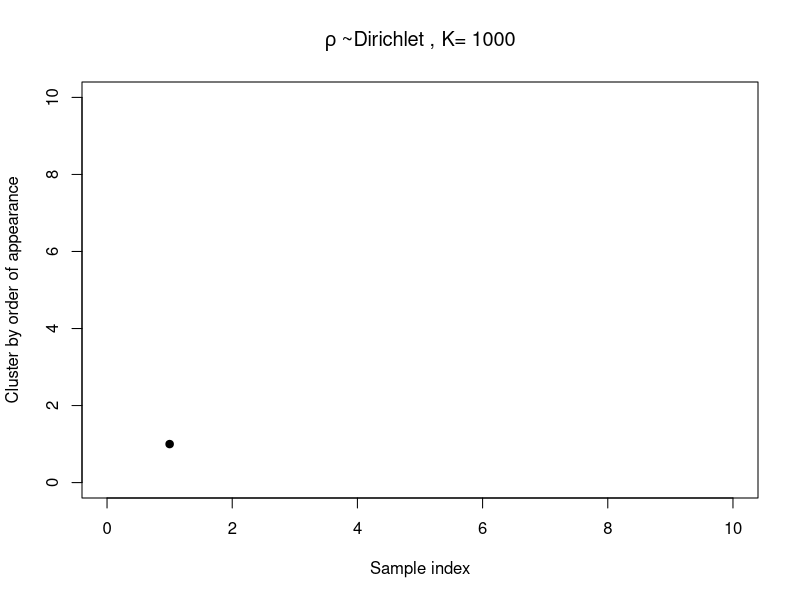
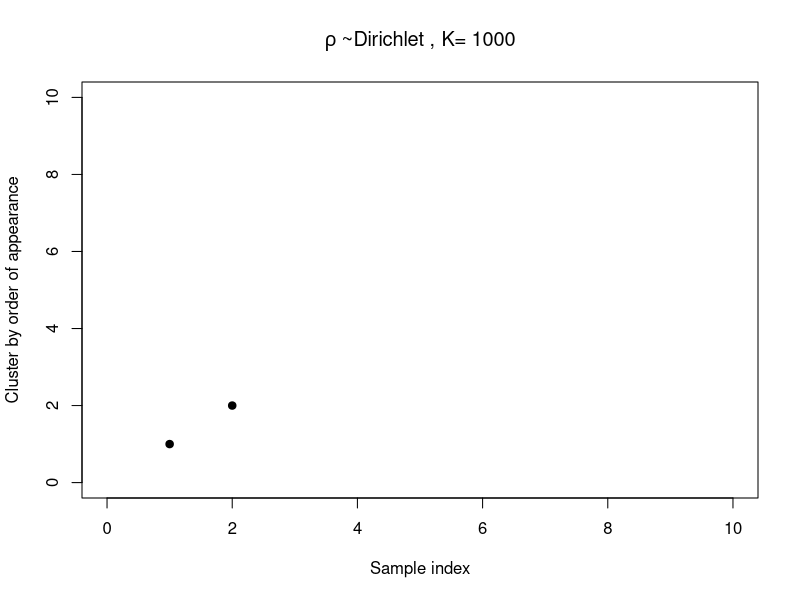
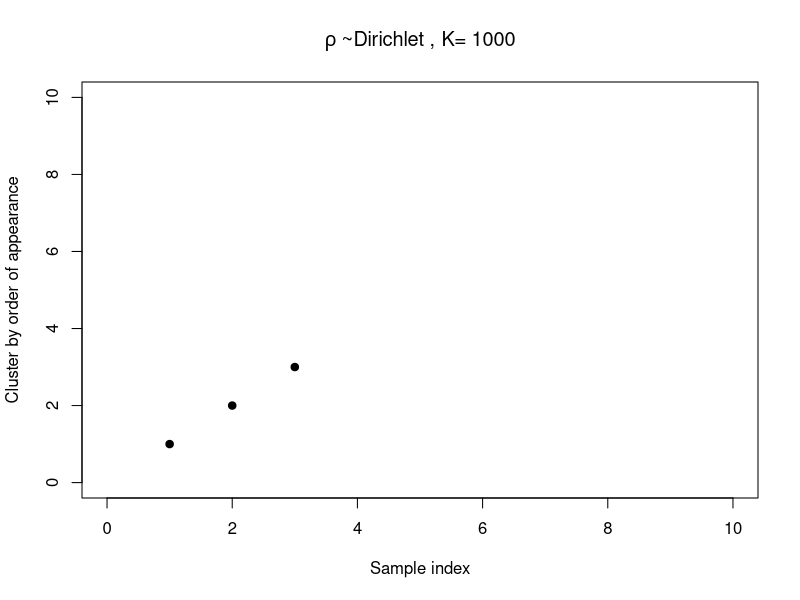
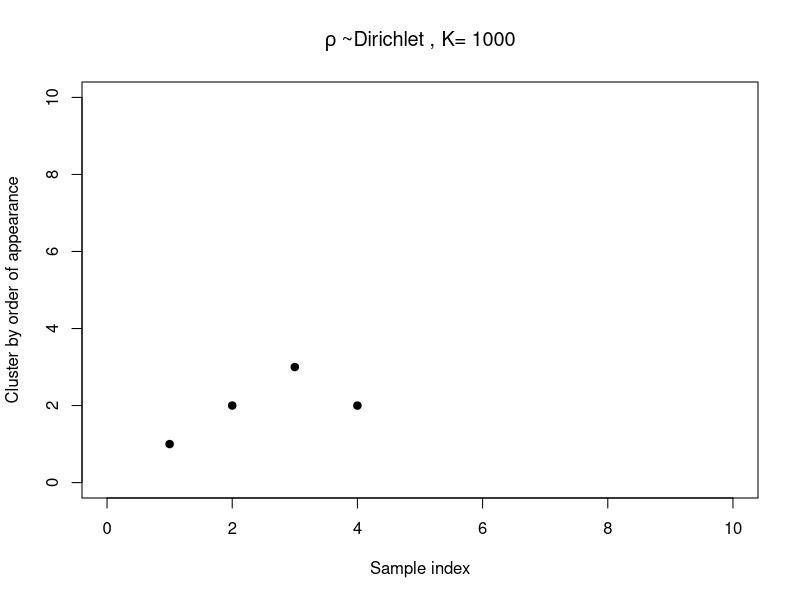
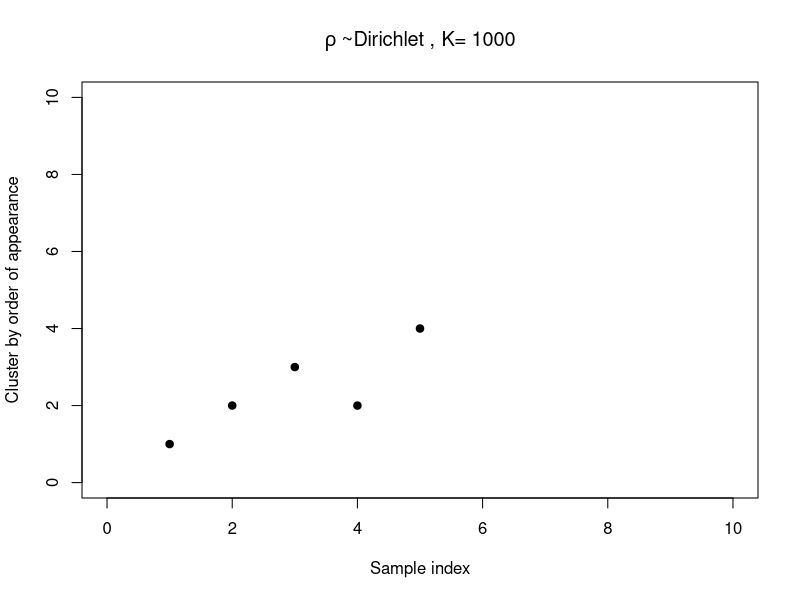
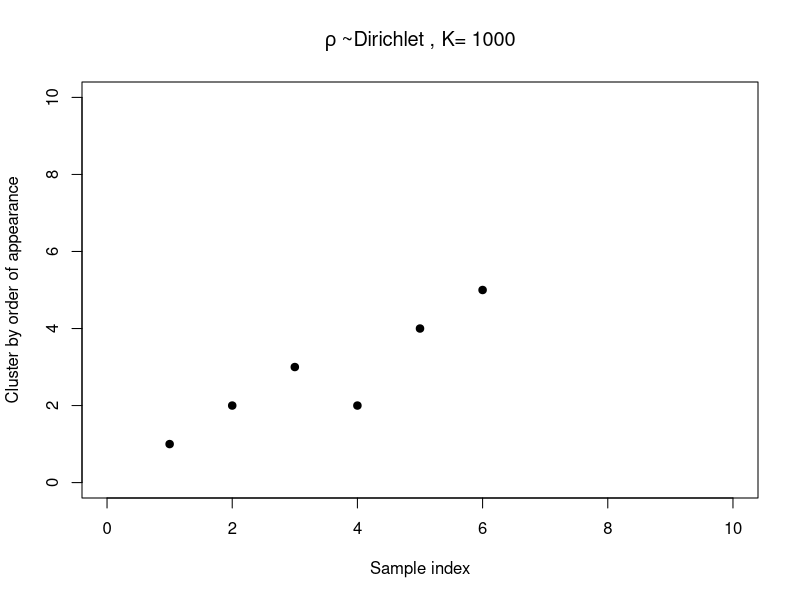
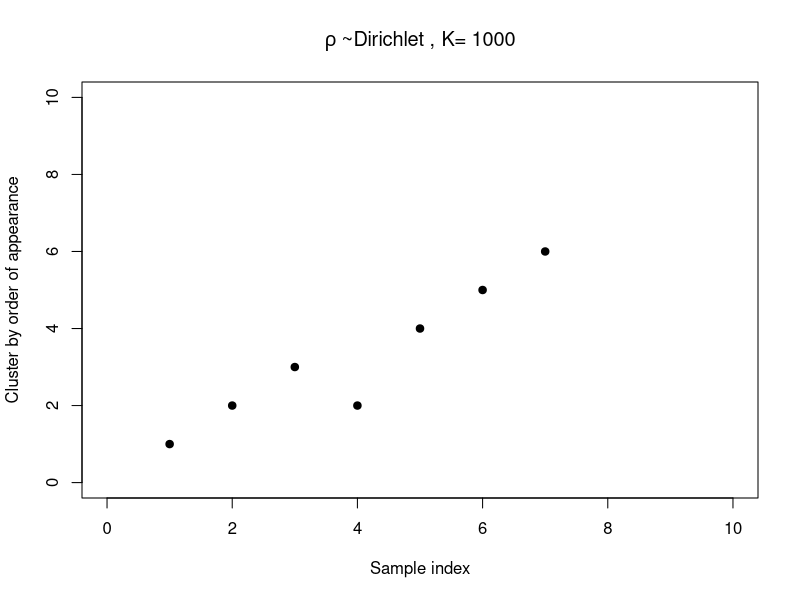
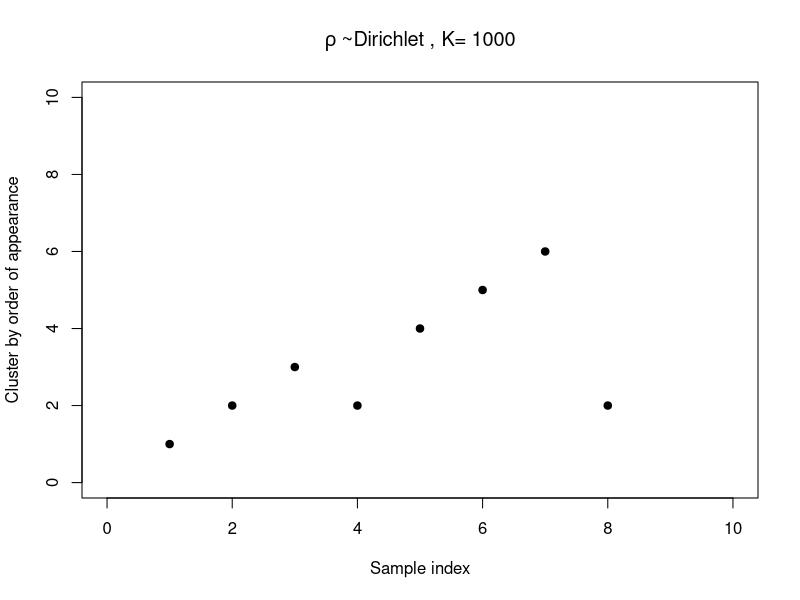

These figures' R source, in order:
# Illustration of cluster growth 
# given a Dirichlet-distributed vector
# with K >> N.
# Copyright (C) 2015, Tamara Broderick
# www.tamarabroderick.com

#    This program is free software: you can redistribute it and/or modify
#    it under the terms of the GNU General Public License as published by
#    the Free Software Foundation, either version 3 of the License, or
#    (at your option) any later version.
#
#    This program is distributed in the hope that it will be useful,
#    but WITHOUT ANY WARRANTY; without even the implied warranty of
#    MERCHANTABILITY or FITNESS FOR A PARTICULAR PURPOSE.  See the
#    GNU General Public License for more details.
#
#    You should have received a copy of the GNU General Public License
#    along with this program.  If not, see <http://www.gnu.org/licenses/>.

# useful for sampling from a Dirichlet distribution
library(MCMCpack)

# maximum number of data points to draw
maxN = 1000

# use these parameter by default
K_default = 1000
a_default = 10/K_default
# note: default run with these parameters
# appears at the end

ex4_gen_largeK_count <- function(K,a) {
# Illustrates how number of clusters changes
# with Dirichlet-distributed component probabilities
#
# Args:
#  K: Dirichlet parameter vector length
#  a: Dirichlet parmeter (will be repeated K times)
#
# Returns:
#  Nothing

	# make the Dirichlet draw
	rhomx = rdirichlet(1,rep(a,K))
	# another useful form of rho
	rho = as.vector(rhomx)

	# records which clusters have been sampled so far
	uniq_draws = c()
	# cluster samples in order of appearance (ooa)
	ooa_clust = c()

	for(N in 1:maxN) {
		# draw a cluster assignment from the components
		draw = sample(1:K, size=1, replace=TRUE, prob=rho)
		# update info about cluster draws
		uniq_draws = unique(c(uniq_draws, draw))
		ooa = which(draw == uniq_draws)
		ooa_clust = c(ooa_clust, ooa)
	
		# plot cluster assignments in order of appearance
		plot(seq(1,N),
			ooa_clust,
			xlab="Sample index",
			ylab="Cluster by order of appearance",
			ylim=c(0,max(10,length(uniq_draws))),
			xlim=c(0,max(10,N)),
			pch=19,
			main=bquote(rho~"~Dirichlet"  # ~"("~.(a)~",...,"~.(a)~")"
                                ~", K="~.(K))
			)

		# Generate a new draw for each press of "enter"
                # Press 'x' when finished
		line <- readline()
		if(line == "x") return("done")
	}
}

# default run with default parameters
ex4_gen_largeK_count(K_default, a_default)
